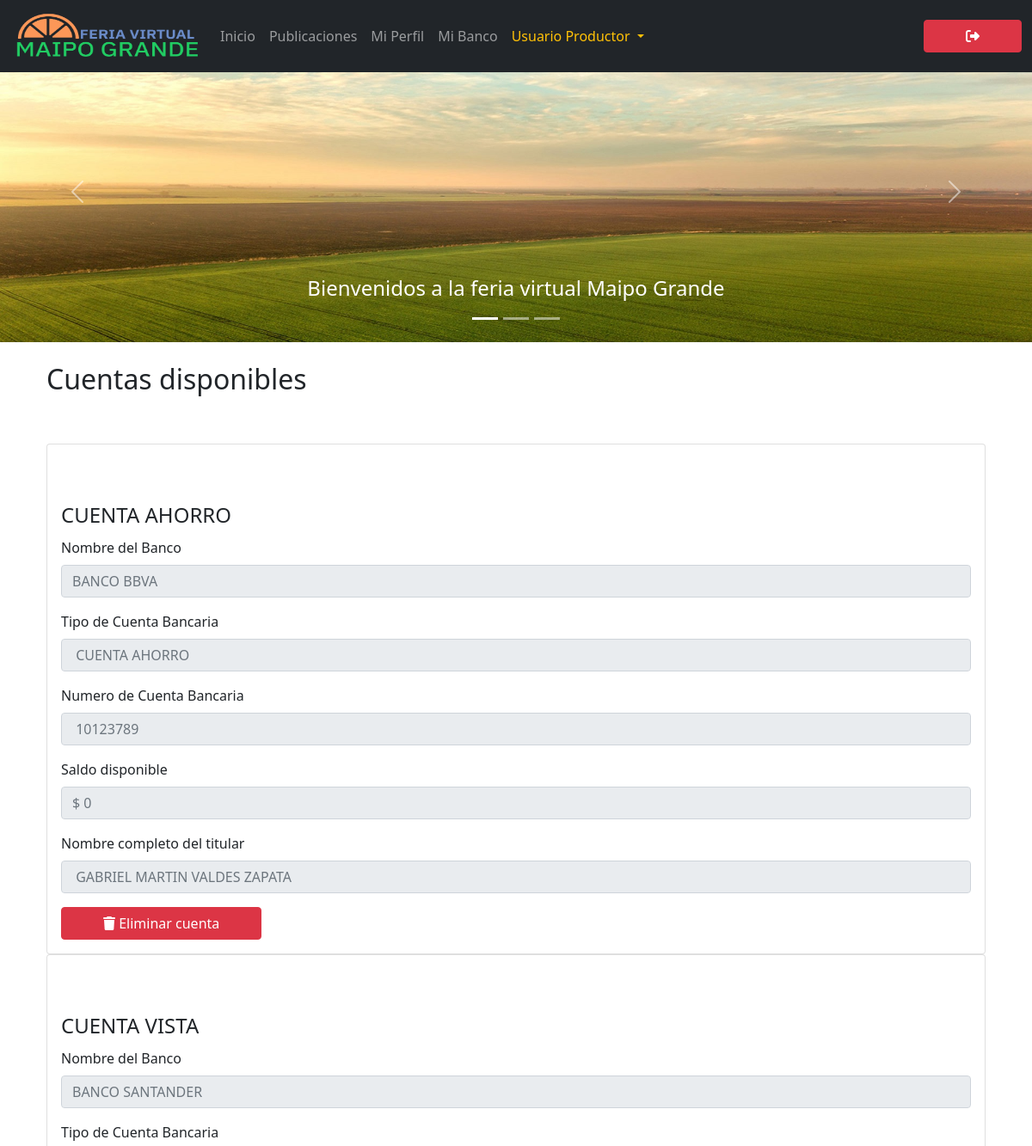
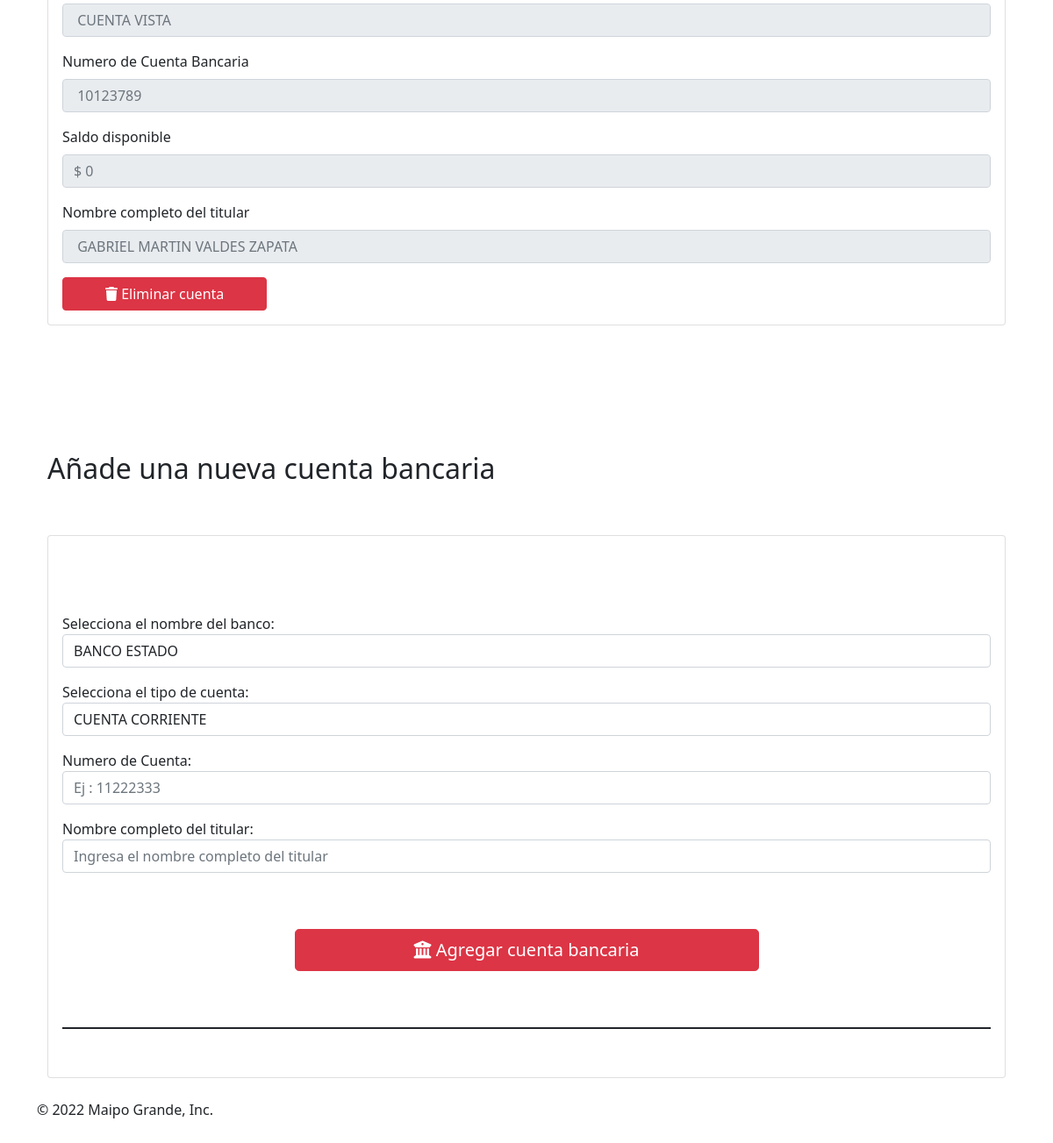
The page /bank/ (signed in) on the database its author committed (2 pictures, top to bottom).
### maipogrande/models.py (models this page shows, shortened)
class BankAccount(models.Model):
	id_bank_account = models.AutoField(primary_key = True, editable = False)
	user = models.ForeignKey(CustomUser, on_delete=models.CASCADE, related_name = 'banks')
	bank_name = models.CharField(max_length = 50, choices = BANK_NAMES, default = '')
	type_bank_account = models.CharField(max_length = 25, choices = TYPE_BANK_ACCOUNT, default = '')
	bank_account_number = models.IntegerField(validators = [MinValueValidator(10000000), MaxValueValidator(999999999999)])
	bank_amount = models.IntegerField(validators = [MinValueValidator(0), MaxValueValidator(999999999)], default = 0)
	owner_full_name = models.CharField(max_length = 100, blank = True)
	class Meta:
		ordering = ['bank_name']

### maipogrande/views.py (the view)
# urls.py: path('bank/', views.bank_account, name='bank'),
@login_required
def bank_account(request):
	current_user = get_object_or_404(CustomUser, pk = request.user.pk)
	user = CustomUser.objects.get(username=current_user)
	banks = BankAccount.objects.filter(user=user)
	if request.method == 'POST':
		form = BankAccountForm(request.POST)
		if form.is_valid():
			bank = form.save(commit=False)
			bank.user = current_user
			bank.save()
			return redirect('bank')
	else:
		form = BankAccountForm()
	return render(
		request, 'bank.html',
		{
			'user' : user,
			'banks' : banks,
			'form' : form,
		}
	)

### maipogrande/forms.py
class BankAccountForm(forms.ModelForm):
    bank_name = forms.ChoiceField(
        choices = BANK_NAMES, required = True,
        label = 'Selecciona el nombre del banco',
        widget = forms.Select(attrs={'class': 'form-control'})
    )
    type_bank_account = forms.ChoiceField(
        choices = TYPE_BANK_ACCOUNT, required = True,
        label = 'Selecciona el tipo de cuenta',
        widget = forms.Select(attrs={'class': 'form-control'})
    )
    bank_account_number = forms.IntegerField(
        label = 'Numero de Cuenta',
        widget = forms.NumberInput(attrs={'class': 'form-control', 'type':'number', 'placeholder' : 'Ej : 11222333'}),
        required=True)
    owner_full_name = forms.CharField(label = 'Nombre completo del titular', widget = forms.TextInput(attrs={'class': 'form-control', 'rows':2, 'placeholder': 'Ingresa el nombre completo del titular'}), required=True)
    class Meta:
        model = BankAccount
        fields = ['bank_name', 'type_bank_account', 'bank_account_number', 'owner_full_name']

### maipogrande/templates/bank.html (shortened to what this page needs)
{% extends './layout.html' %}
{% block content %}
{% load humanize %}
{% load static %}
<div class="row">
    <div class="col-12">
		{% if banks.count > 0 %}
			<h2 class ="h2 text-start text-dark">Cuentas disponibles</h2>
		{% else %}
			<h2 class ="h2 text-start text-dark">No hay cuentas registradas</h2>
		{% endif %}
        <br></br>
        {% for bank in banks %}
		<div class="card">
			<div class="card-body">
				<div class="row">
					<div class="col-sm-12 col-md-6 col-lg-8 col-xl-12">
						<br></br>
                        <legend>{{ bank.type_bank_account }}</legend>
						<div class = "form-group">
							<fieldset disabled>
								<div class="mb-3">
									<label for="bank_name" class="form-label">Nombre del Banco</label>
									<input type="text" id="bank_name" class="form-control" placeholder="{{ bank.bank_name }}">
								</div>
								<div class="mb-3">
									<label for="type_bank_account" class="form-label">Tipo de Cuenta Bancaria</label>
									<input type="text" id="type_bank_account" class="form-control" placeholder=" {{ bank.type_bank_account }}">
								</div>
								<div class="mb-3">
									<label for="bank_account_number" class="form-label">Numero de Cuenta Bancaria</label>
									<input type="text" id="bank_account_number" class="form-control" placeholder=" {{ bank.bank_account_number }}">
								</div>
								<div class="mb-3">
									<label for="bank_amount" class="form-label">Saldo disponible</label>
									<input type="text" id="bank_amount" class="form-control" placeholder="$ {{ bank.bank_amount }}">
								</div>
								<div class="mb-3">
									<label for="owner_full_name" class="form-label">Nombre completo del titular</label>
									<input type="text" id="owner_full_name" class="form-control" placeholder=" {{ bank.owner_full_name }}">
								</div>
							</fieldset>
							<a class="btn btn-primary btn-danger btn-md px-5" type="submit" href="{% url 'delete_bank_account' bank.id_bank_account %}" id="btn-delete-bank-account">
								<i class="fa-solid fa-trash"></i>
								Eliminar cuenta
							</a>
						</div>
					</div>
				</div>
			</div>
		</div>
        {% endfor %}
    </div>
    <div class="col-12">
		<br></br>
		<br></br>
		<br></br>
        <h2 class ="h2 text-start text-dark">Añade una nueva cuenta bancaria</h2>
        <br></br>
		<div class="card">
			<div class="card-body">
				<div class="row">
					<div class="col-sm-12 col-md-6 col-lg-8 col-xl-12">
						<br></br>
						<form action="" method="POST" enctype="multipart/form-data">
							<div class="col-sm-12 col-md-6 col-lg-8 col-xl-12">
								<div class="table-responsive py-4">
									<table class="table table-striped">
										<thead>
											<tr>
												<th></th>
											</tr>
										</thead>
										<tbody>
											<tr>
												{{ form.as_p }}
												<br></br>
												<div class="d-grid gap-2 col-6 mx-auto">
													<button class="btn btn-primary btn-danger btn-lg text-white"  type="submit" href="#" id="btn-add-bank-account">
														<i class="fa-solid fa-building-columns"></i>
														Agregar cuenta bancaria
													</button>
												</div>
												<br></br>
											</tr>
										</tbody>
									</table>
								</div>
							</div>
						</form>
					</div>
				</div>
			</div>
		</div>
    </div>
</div>
{% endblock %}

### maipogrande/static/css/style.css (style rules this page uses)
body { padding-top: 3rem; padding-bottom: 3rem; color: #5a5a5a; min-height: 100%; }
.marketing h2 { font-weight: 400; }

### maipogrande/templates/base.html (style rules this page uses)
:root { --bs-primary: brown; }

### rows shown on the page
BankAccount: type_bank_account "CUENTA AHORRO", bank_name "BANCO BBVA", bank_account_number "10123789", bank_amount "$ 0", owner_full_name "GABRIEL MARTIN VALDES ZAPATA"
BankAccount: type_bank_account "CUENTA VISTA", bank_name "BANCO SANTANDER", bank_account_number "10123789", bank_amount "$ 0", owner_full_name "GABRIEL MARTIN VALDES ZAPATA"
